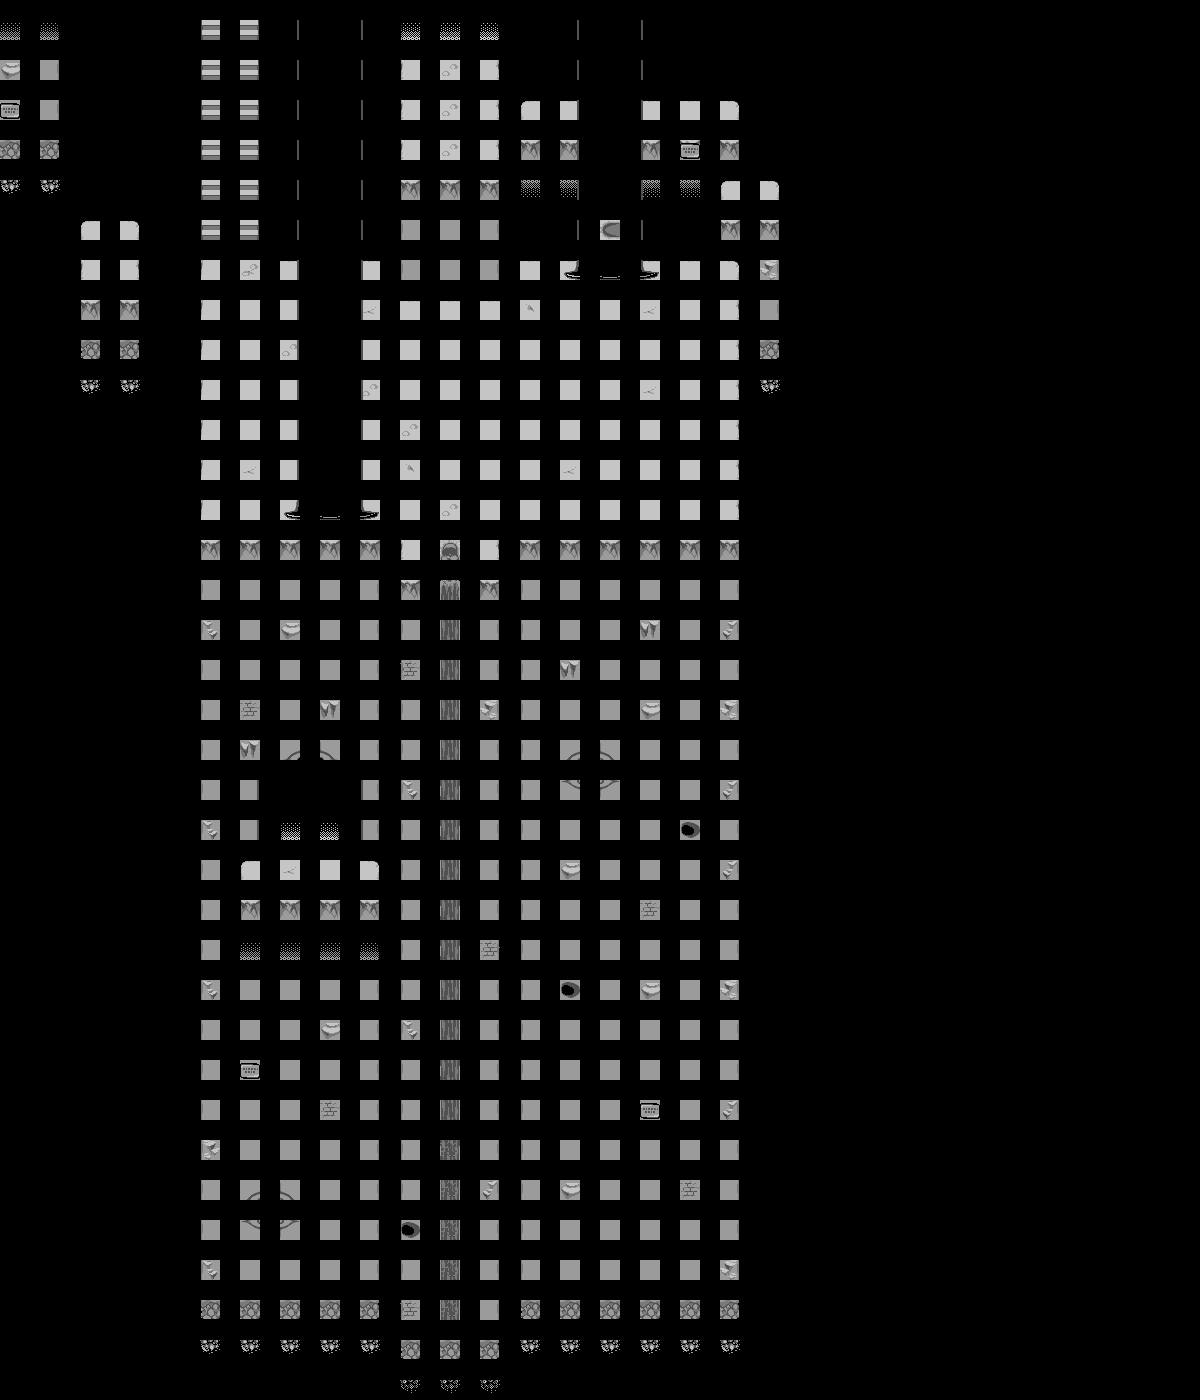

A level layout from a 2D game, rendered from its tile map. Below: a short description, then the map file with tile-grid data replaced by summaries:
An orthogonal 30x35 tile map with 40x40 px tiles, 3 tile layers (Tile Layer 1, Tile Layer 2, Tile Layer 3) and 43 objects (10x magicglass, 2x transition, footstep, glitch_bg, script, ...).

<map version="1.11" tiledversion="1.11.0" orientation="orthogonal" renderorder="right-down" width="30" height="35" tilewidth="40" tileheight="40" infinite="0" nextlayerid="10" nextobjectid="77">
 <editorsettings>
  <export target="../cliffside_right_2.lua" format="lua" />
 </editorsettings>
 <properties>
  <property name="music" value="demonic_little_grey_cliffs" />
 </properties>
 <tileset firstgid="1" source="../../../tilesets/cliffs.tsx" />
 <objectgroup id="5" name="objects_bg">
  <object id="60" name="magicglass" x="160" y="440" width="40" height="40" />
  <object id="61" name="magicglass" x="160" y="400" width="40" height="40" />
  <object id="62" name="magicglass" x="120" y="400" width="40" height="40" />
  <object id="63" name="magicglass" x="120" y="440" width="40" height="40" />
  <object id="64" name="magicglass" x="80" y="400" width="40" height="40" />
  <object id="65" name="magicglass" x="40" y="400" width="40" height="40" />
  <object id="66" name="magicglass" x="0" y="400" width="40" height="40" />
  <object id="67" name="magicglass" x="0" y="440" width="40" height="40" />
  <object id="68" name="magicglass" x="40" y="440" width="40" height="40" />
  <object id="69" name="magicglass" x="80" y="440" width="40" height="40" />
 </objectgroup>
 <layer id="1" name="Tile Layer 1" width="30" height="35">
  <data>[1050 cells, 471 non-empty, 30 distinct tile ids]</data>
 </layer>
 <layer id="8" name="Tile Layer 2" width="30" height="35">
  <data>[1050 cells, 107 non-empty, 20 distinct tile ids]</data>
 </layer>
 <objectgroup color="#ff00ff" id="4" name="objects">
  <object id="1" name="footstep" x="40" y="40" width="40" height="40" />
  <object id="2" name="glitch_bg" x="120" y="40" width="40" height="40" />
  <object id="14" name="transition" x="200" y="-40" width="80" height="40">
   <properties>
    <property name="map" value="grey_cliffside/cliffside_right" />
    <property name="marker" value="entry2" />
   </properties>
  </object>
  <object id="33" name="script" x="444.061" y="557.929" width="31.7273" height="36.141">
   <properties>
    <property name="cutscene" value="cliffside.first_reverse_cliff" />
    <property name="once" type="bool" value="false" />
   </properties>
  </object>
  <object id="37" gid="91" x="560" y="0" width="40" height="40" />
  <object id="38" gid="93" x="640" y="0" width="40" height="40" />
  <object id="39" gid="71" x="600" y="0" width="40" height="40" />
  <object id="40" gid="71" x="320" y="0" width="40" height="40" />
  <object id="41" gid="93" x="360" y="0" width="40" height="40" />
  <object id="42" gid="91" x="280" y="0" width="40" height="40" />
  <object id="49" gid="84" x="240" y="0" width="40" height="40" />
  <object id="50" gid="82" x="200" y="0" width="40" height="40" />
  <object id="52" gid="71" x="400" y="0" width="40" height="40" />
  <object id="53" gid="71" x="440" y="0" width="40" height="40" />
  <object id="54" gid="71" x="480" y="0" width="40" height="40" />
  <object id="74" name="transition" x="-40" y="360" width="40" height="160">
   <properties>
    <property name="map" value="grey_cliffside/cliffside_right_2b" />
    <property name="marker" value="entry" />
   </properties>
  </object>
 </objectgroup>
 <layer id="3" name="Tile Layer 3" width="30" height="35">
  <data>[1050 cells, 74 non-empty, 17 distinct tile ids]</data>
 </layer>
 <objectgroup color="#aa00ff" id="7" name="markers">
  <object id="15" name="entry" x="240" y="40">
   <point />
  </object>
  <object id="48" name="spawn" x="440" y="360">
   <point />
  </object>
  <object id="76" name="entry2" x="40" y="440">
   <point />
  </object>
 </objectgroup>
 <objectgroup color="#0000ff" id="6" name="collision">
  <object id="4" x="200" y="520" width="200" height="40" />
  <object id="7" x="520" y="520" width="240" height="40" />
  <object id="8" x="760" y="240" width="40" height="280" />
  <object id="10" x="280" y="0" width="120" height="240" />
  <object id="11" x="400" y="240" width="120" height="40" />
  <object id="12" x="520" y="200" width="240" height="40" />
  <object id="28" x="640" y="520">
   <polygon points="0,0 -160,40 0,40" />
  </object>
  <object id="29" x="280" y="520">
   <polygon points="0,0 160,40 0,40" />
  </object>
  <object id="35" x="400" y="560" width="120" height="40" />
  <object id="36" x="560" y="240" width="120" height="40" />
  <object id="51" x="280" y="500" width="120" height="40" />
  <object id="55" x="160" y="0" width="40" height="400" />
  <object id="57" x="0" y="480" width="200" height="40" />
  <object id="58" x="0" y="360" width="160" height="40" />
 </objectgroup>
</map>